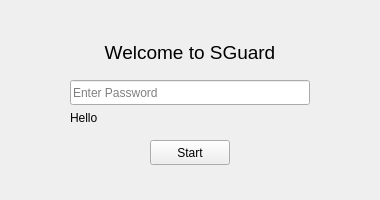
<?xml version="1.0" encoding="UTF-8"?>
<ui version="4.0">
 <class>AuthWindow</class>
 <widget class="QWidget" name="AuthWindow">
  <property name="enabled">
   <bool>true</bool>
  </property>
  <property name="geometry">
   <rect>
    <x>0</x>
    <y>0</y>
    <width>380</width>
    <height>200</height>
   </rect>
  </property>
  <property name="minimumSize">
   <size>
    <width>380</width>
    <height>200</height>
   </size>
  </property>
  <property name="maximumSize">
   <size>
    <width>380</width>
    <height>200</height>
   </size>
  </property>
  <property name="windowTitle">
   <string>SGuard</string>
  </property>
  <property name="windowIcon">
   <iconset resource="resources.qrc">
    <normaloff>:/icons/Resources/Icons/SGuard.png</normaloff>:/icons/Resources/Icons/SGuard.png</iconset>
  </property>
  <widget class="QPushButton" name="StartButton">
   <property name="geometry">
    <rect>
     <x>150</x>
     <y>140</y>
     <width>80</width>
     <height>25</height>
    </rect>
   </property>
   <property name="text">
    <string>Start</string>
   </property>
  </widget>
  <widget class="QLineEdit" name="MainPassword">
   <property name="geometry">
    <rect>
     <x>70</x>
     <y>80</y>
     <width>240</width>
     <height>25</height>
    </rect>
   </property>
   <property name="inputMask">
    <string/>
   </property>
   <property name="text">
    <string/>
   </property>
   <property name="echoMode">
    <enum>QLineEdit::Password</enum>
   </property>
   <property name="placeholderText">
    <string>Enter Password</string>
   </property>
  </widget>
  <widget class="QLabel" name="label">
   <property name="geometry">
    <rect>
     <x>70</x>
     <y>40</y>
     <width>240</width>
     <height>25</height>
    </rect>
   </property>
   <property name="font">
    <font>
     <pointsize>14</pointsize>
     <weight>50</weight>
     <bold>false</bold>
    </font>
   </property>
   <property name="text">
    <string>Welcome to SGuard</string>
   </property>
   <property name="alignment">
    <set>Qt::AlignCenter</set>
   </property>
  </widget>
  <widget class="QPushButton" name="btnEye">
   <property name="geometry">
    <rect>
     <x>280</x>
     <y>80</y>
     <width>25</width>
     <height>25</height>
    </rect>
   </property>
   <property name="text">
    <string/>
   </property>
   <property name="icon">
    <iconset resource="resources.qrc">
     <normaloff>:/icons/Resources/Icons/eye.png</normaloff>:/icons/Resources/Icons/eye.png</iconset>
   </property>
   <property name="iconSize">
    <size>
     <width>20</width>
     <height>20</height>
    </size>
   </property>
   <property name="checkable">
    <bool>true</bool>
   </property>
   <property name="autoDefault">
    <bool>false</bool>
   </property>
   <property name="flat">
    <bool>true</bool>
   </property>
  </widget>
  <widget class="QLabel" name="lblAuth">
   <property name="enabled">
    <bool>true</bool>
   </property>
   <property name="geometry">
    <rect>
     <x>70</x>
     <y>110</y>
     <width>241</width>
     <height>16</height>
    </rect>
   </property>
   <property name="text">
    <string>Hello</string>
   </property>
  </widget>
 </widget>
 <resources>
  <include location="resources.qrc"/>
 </resources>
 <connections>
  <connection>
   <sender>MainPassword</sender>
   <signal>textChanged(QString)</signal>
   <receiver>AuthWindow</receiver>
   <slot>on_PasswordEdited(QString)</slot>
   <hints>
    <hint type="sourcelabel">
     <x>163</x>
     <y>89</y>
    </hint>
    <hint type="destinationlabel">
     <x>384</x>
     <y>66</y>
    </hint>
   </hints>
  </connection>
 </connections>
 <slots>
  <slot>on_PasswordEdited(QString)</slot>
 </slots>
</ui>
